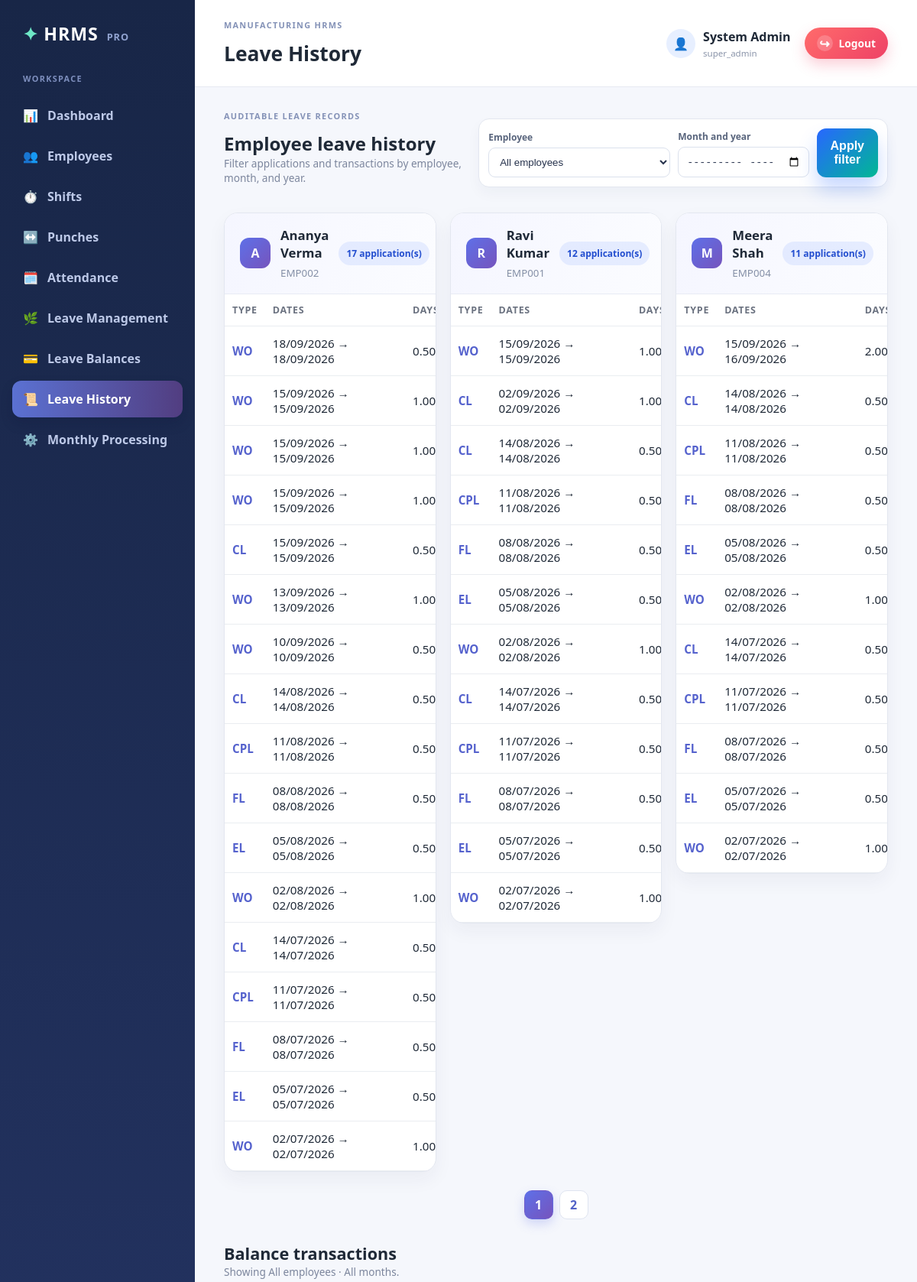
Screenshot of /admin/leave_history.php (signed in, upper part) with the database file from the repository.
### tables this page shows
CREATE TABLE `leave_applications` (
  `id` bigint(20) NOT NULL,
  `employee_id` int(11) NOT NULL,
  `leave_type_code` varchar(20) NOT NULL,
  `from_date` date NOT NULL,
  `to_date` date NOT NULL,
  `days_requested` decimal(4,2) DEFAULT 0.00,
  `status` enum('pending','approved','rejected','cancelled') DEFAULT 'pending',
  `reason` text DEFAULT NULL,
  `approved_by` int(11) DEFAULT NULL,
  `approved_at` timestamp NULL DEFAULT NULL,
  `created_at` timestamp NOT NULL DEFAULT current_timestamp()
);

### includes/config.php (called while the page is built, shortened)
<?php
$DB_HOST = 'localhost';
$DB_USER = 'root';
$DB_PASS = '';
$DB_NAME = 'hrms_db';
function getDbConnection(): mysqli
{
    global $DB_HOST, $DB_USER, $DB_PASS, $DB_NAME;
    $conn = new mysqli($DB_HOST, $DB_USER, $DB_PASS, $DB_NAME);
    function e(string $value): string
    {
        return htmlspecialchars($value, ENT_QUOTES, 'UTF-8');
    }
    function displayDate(string $value): string
    {
        $date = DateTime::createFromFormat('!Y-m-d', substr($value, 0, 10));
        return $date ? $date->format('d/m/Y') : $value;
    }
    $conn->set_charset('utf8mb4');
    return $conn;
}

### admin/leave_history.php (the view, shortened to what this page needs)
<?php
require_once __DIR__ . '/../includes/layout.php';
$conn = adminDb();
$employeeId = (int)($_GET['employee_id'] ?? 0);
$month = preg_match('/^\d{4}-\d{2}$/', (string)($_GET['month'] ?? '')) ? $_GET['month'] : '';
if ($employeeId > 0 && $month !== '') {
    $stmt = $conn->prepare('SELECT l.*,e.employee_code,e.full_name FROM leave_applications l JOIN employees e ON e.id=l.employee_id WHERE l.employee_id=? AND DATE_FORMAT(l.from_date,"%Y-%m")=? ORDER BY l.from_date DESC,l.created_at DESC');
    $stmt->bind_param('is', $employeeId, $month);
} elseif ($employeeId > 0) {
    $stmt = $conn->prepare('SELECT l.*,e.employee_code,e.full_name FROM leave_applications l JOIN employees e ON e.id=l.employee_id WHERE l.employee_id=? ORDER BY l.from_date DESC,l.created_at DESC');
    $stmt->bind_param('i', $employeeId);
} elseif ($month !== '') {
    $stmt = $conn->prepare('SELECT l.*,e.employee_code,e.full_name FROM leave_applications l JOIN employees e ON e.id=l.employee_id WHERE DATE_FORMAT(l.from_date,"%Y-%m")=? ORDER BY l.from_date DESC,l.created_at DESC');
    $stmt->bind_param('s', $month);
} else {
    $stmt = $conn->prepare('SELECT l.*,e.employee_code,e.full_name FROM leave_applications l JOIN employees e ON e.id=l.employee_id ORDER BY l.from_date DESC,l.created_at DESC');
}
$stmt->execute();
$applications = $stmt->get_result();
if ($employeeId > 0 && $month !== '') {
    $transactions = $conn->prepare('SELECT t.*,e.employee_code,e.full_name FROM leave_transactions t JOIN employees e ON e.id=t.employee_id WHERE t.employee_id=? AND DATE_FORMAT(t.created_at,"%Y-%m")=? ORDER BY t.created_at DESC');
    $transactions->bind_param('is', $employeeId, $month);
} elseif ($employeeId > 0) {
    $transactions = $conn->prepare('SELECT t.*,e.employee_code,e.full_name FROM leave_transactions t JOIN employees e ON e.id=t.employee_id WHERE t.employee_id=? ORDER BY t.created_at DESC');
    $transactions->bind_param('i', $employeeId);
} elseif ($month !== '') {
    $transactions = $conn->prepare('SELECT t.*,e.employee_code,e.full_name FROM leave_transactions t JOIN employees e ON e.id=t.employee_id WHERE DATE_FORMAT(t.created_at,"%Y-%m")=? ORDER BY t.created_at DESC');
    $transactions->bind_param('s', $month);
} else {
    $transactions = $conn->prepare('SELECT t.*,e.employee_code,e.full_name FROM leave_transactions t JOIN employees e ON e.id=t.employee_id ORDER BY t.created_at DESC');
}
$transactions->execute();
$history = $transactions->get_result();
$applicationGroups = [];
while ($row = $applications->fetch_assoc()) {
    $applicationGroups[$row['employee_code'] . '|' . $row['full_name']][] = $row;
}
$transactionGroups = [];
while ($row = $history->fetch_assoc()) {
    $transactionGroups[$row['employee_code'] . '|' . $row['full_name']][] = $row;
}
$perPage = 3;
$applicationPage = max(1, (int)($_GET['application_page'] ?? 1));
$transactionPage = max(1, (int)($_GET['transaction_page'] ?? 1));
$applicationPages = max(1, (int)ceil(count($applicationGroups) / $perPage));
$transactionPages = max(1, (int)ceil(count($transactionGroups) / $perPage));
$applicationPage = min($applicationPage, $applicationPages);
$transactionPage = min($transactionPage, $transactionPages);
$visibleApplications = array_slice($applicationGroups, ($applicationPage - 1) * $perPage, $perPage, true);
$applicationQuery = ['employee_id' => $employeeId, 'month' => $month, 'transaction_page' => $transactionPage];
$selectedEmployeeLabel = 'All employees';
$selectedPeriodLabel = $month !== '' ? date('F Y', strtotime($month . '-01')) : 'All months';
?>
<div class="page-heading">
    <div>
        <p class="eyebrow">AUDITABLE LEAVE RECORDS</p>
        <h2>Employee leave history</h2>
        <p class="muted">Filter applications and transactions by employee, month, and year.</p>
    </div>
    <form method="get" class="filter-card"><label>Employee<select name="employee_id">
                <option value="0">All employees</option>
            </select></label><label>Month and year<input type="month" name="month" value="<?= e($month) ?>"></label><button class="btn btn-primary">Apply filter</button></form>
</div>
<div class="employee-card-grid"><?php foreach ($visibleApplications as $key => $items): [$code, $name] = explode('|', $key, 2); ?><section class="employee-leave-card">
            <div class="employee-card-header">
                <div class="employee-avatar"><?= e(strtoupper(substr($name, 0, 1))) ?></div>
                <div>
                    <h3><?= e($name) ?></h3><small><?= e($code) ?></small>
                </div><span class="status-pill status-leave"><?= count($items) ?> application(s)</span>
            </div>
            <div class="table-wrap">
                <table>
                    <thead>
                        <tr>
                            <th>Type</th>
                            <th>Dates</th>
                            <th>Days</th>
                        </tr>
                    </thead>
                    <tbody><?php foreach ($items as $row): ?><tr>
                                <td class="leave-code"><?= e($row['leave_type_code']) ?></td>
                                <td><?= e(displayDate($row['from_date']) . ' → ' . displayDate($row['to_date'])) ?></td>
                                <td><?= e((string)$row['days_requested']) ?></td>
                            </tr><?php endforeach; ?></tbody>
                </table>
            </div>
        </section><?php endforeach; ?></div>
<?php if ($applicationPages > 1): ?><nav class="pagination" aria-label="Leave application pages"><?php for ($i = 1; $i <= $applicationPages; $i++): $applicationQuery['application_page'] = $i; ?><a class="<?= $i === $applicationPage ? 'active' : '' ?>" href="?<?= e(http_build_query($applicationQuery)) ?>"><?= $i ?></a><?php endfor; ?></nav><?php endif; ?>
<div class="section-heading">
    <div>
        <h2>Balance transactions</h2>
        <p class="muted">Showing <?= e($selectedEmployeeLabel) ?> · <?= e($selectedPeriodLabel) ?>.</p>
    </div>
</div>

### assets/css/style.css (style rules this page uses)
:root { --bg: #f4f7fb; --panel: #ffffff; --primary: #2867ff; --primary-dark: #1d4fd8; --secondary: #00b894; --warning: #f39c12; --danger: #e74c3c; --text: #1f2937; --muted: #6b7280; --shadow: 0 20px 45px rgba(31, 41, 55, 0.12); --border: rgba(148, 163, 184, 0.2); }
* { box-sizing: border-box; }
body { margin: 0; font-family: "Segoe UI", Tahoma, Geneva, Verdana, sans-serif; background: linear-gradient(135deg, #eef4ff 0%, #ecfff8 100%); color: var(--text); }
h1, h2, h3, h4, p { margin-top: 0; }
a { text-decoration: none; color: inherit; }
.btn { display: inline-flex; align-items: center; justify-content: center; border: none; border-radius: 12px; padding: 14px 18px; font-size: 1rem; font-weight: 700; cursor: pointer; transition: transform 0.2s ease, box-shadow 0.2s ease; }
.btn-primary { width: 100%; background: linear-gradient(135deg, var(--primary) 0%, var(--secondary) 100%); color: white; box-shadow: 0 16px 24px rgba(40, 103, 255, 0.25); }
.table-wrap { overflow-x: auto; }
table { width: 100%; border-collapse: collapse; }
th, td { padding: 12px 10px; text-align: left; border-bottom: 1px solid rgba(148, 163, 184, 0.2); font-size: 0.95rem; }
th { color: var(--muted); font-size: 0.78rem; letter-spacing: 0.06em; text-transform: uppercase; }
.status-pill { display: inline-flex; align-items: center; border-radius: 999px; padding: 7px 10px; font-weight: 700; font-size: 0.75rem; }
.status-leave { background: rgba(40, 103, 255, 0.10); color: #234ecf; }
.admin-body { background: #f5f7fc; }
.menu-caption, .eyebrow { color: #8492b7; font-size: .68rem; font-weight: 800; letter-spacing: .12em; margin: 0 0 12px; }
.page-heading { display: flex; justify-content: space-between; align-items: center; gap: 15px; margin-bottom: 22px; }
.page-heading h2 { margin: 0; font-size: 1.5rem; }
.leave-code { color: #5562cd; font-weight: 800; }
.muted { color: #7c869d; font-size: .85rem; }
.filter-card { display: flex; align-items: end; gap: 10px; padding: 12px; background: #fff; border: 1px solid #e3e7f0; border-radius: 14px; box-shadow: 0 8px 18px rgba(30,41,70,.04); }
.filter-card label { color: #59657d; font-size: .75rem; font-weight: 800; }
.filter-card input, .filter-card select { display: block; min-width: 155px; margin-top: 5px; border: 1px solid #dbe1ed; border-radius: 9px; padding: 10px; background: #fff; color: #27334d; }
.employee-card-grid { display: grid; grid-template-columns: repeat(3, minmax(0, 1fr)); gap: 18px; align-items: start; }
.employee-leave-card { min-width: 0; margin-bottom: 0; overflow: hidden; background: #fff; border: 1px solid #e3e7f0; border-radius: 18px; box-shadow: 0 10px 24px rgba(30,41,70,.05); }
.employee-card-header { display: flex; align-items: center; gap: 13px; min-height: 74px; padding: 17px 20px; background: linear-gradient(100deg, #f5f6ff, #fbfcff); border-bottom: 1px solid #e8ebf4; }
.employee-card-header h3 { margin: 0 0 3px; font-size: 1.05rem; }
.employee-card-header small { color: #8590a6; }
.employee-card-header .status-pill { margin-left: auto; white-space: nowrap; }
.employee-avatar { display: grid; flex: 0 0 40px; place-items: center; width: 40px; height: 40px; border-radius: 12px; color: #fff; font-weight: 800; background: linear-gradient(135deg, #5e70e8, #7654bd); }
.employee-leave-card table { min-width: 650px; }
.section-heading { margin: 28px 0 15px; }
.section-heading h2 { margin: 0; font-size: 1.35rem; }
.pagination { display: flex; justify-content: center; gap: 8px; margin: 24px 0 30px; }
.pagination a { display: grid; place-items: center; min-width: 38px; height: 38px; padding: 0 12px; color: #5262c7; text-decoration: none; background: #fff; border: 1px solid #dfe4f0; border-radius: 10px; font-weight: 800; }
.pagination a:hover, .pagination a.active { color: #fff; background: linear-gradient(135deg, #5e70e8, #7654bd); border-color: transparent; box-shadow: 0 6px 14px rgba(94,112,232,.25); }

### rows the page displays
leave_applications: leave_type_code "WO", from_date+to_date "18/09/2026 → 18/09/2026", days_requested "0.50"
leave_applications: leave_type_code "WO", from_date+to_date "15/09/2026 → 15/09/2026", days_requested "1.00"
leave_applications: leave_type_code "WO", from_date+to_date "15/09/2026 → 15/09/2026", days_requested "1.00"
leave_applications: leave_type_code "WO", from_date+to_date "15/09/2026 → 15/09/2026", days_requested "1.00"
leave_applications: leave_type_code "CL", from_date+to_date "15/09/2026 → 15/09/2026", days_requested "0.50"
leave_applications: leave_type_code "WO", from_date+to_date "13/09/2026 → 13/09/2026", days_requested "1.00"
leave_applications: leave_type_code "WO", from_date+to_date "10/09/2026 → 10/09/2026", days_requested "0.50"
leave_applications: leave_type_code "CL", from_date+to_date "14/08/2026 → 14/08/2026", days_requested "0.50"
leave_applications: leave_type_code "CPL", from_date+to_date "11/08/2026 → 11/08/2026", days_requested "0.50"
leave_applications: leave_type_code "FL", from_date+to_date "08/08/2026 → 08/08/2026", days_requested "0.50"
leave_applications: leave_type_code "EL", from_date+to_date "05/08/2026 → 05/08/2026", days_requested "0.50"
leave_applications: leave_type_code "WO", from_date+to_date "02/08/2026 → 02/08/2026", days_requested "1.00"
leave_applications: leave_type_code "CL", from_date+to_date "14/07/2026 → 14/07/2026", days_requested "0.50"
leave_applications: leave_type_code "CPL", from_date+to_date "11/07/2026 → 11/07/2026", days_requested "0.50"
leave_applications: leave_type_code "FL", from_date+to_date "08/07/2026 → 08/07/2026", days_requested "0.50"
leave_applications: leave_type_code "EL", from_date+to_date "05/07/2026 → 05/07/2026", days_requested "0.50"
leave_applications: leave_type_code "WO", from_date+to_date "02/07/2026 → 02/07/2026", days_requested "1.00"
leave_applications: leave_type_code "WO", from_date+to_date "15/09/2026 → 15/09/2026", days_requested "1.00"
leave_applications: leave_type_code "CL", from_date+to_date "02/09/2026 → 02/09/2026", days_requested "1.00"
leave_applications: leave_type_code "CL", from_date+to_date "14/08/2026 → 14/08/2026", days_requested "0.50"
leave_applications: leave_type_code "CPL", from_date+to_date "11/08/2026 → 11/08/2026", days_requested "0.50"
leave_applications: leave_type_code "FL", from_date+to_date "08/08/2026 → 08/08/2026", days_requested "0.50"
leave_applications: leave_type_code "EL", from_date+to_date "05/08/2026 → 05/08/2026", days_requested "0.50"
leave_applications: leave_type_code "WO", from_date+to_date "02/08/2026 → 02/08/2026", days_requested "1.00"
leave_applications: leave_type_code "CL", from_date+to_date "14/07/2026 → 14/07/2026", days_requested "0.50"
leave_applications: leave_type_code "CPL", from_date+to_date "11/07/2026 → 11/07/2026", days_requested "0.50"
leave_applications: leave_type_code "FL", from_date+to_date "08/07/2026 → 08/07/2026", days_requested "0.50"
leave_applications: leave_type_code "EL", from_date+to_date "05/07/2026 → 05/07/2026", days_requested "0.50"
leave_applications: leave_type_code "WO", from_date+to_date "02/07/2026 → 02/07/2026", days_requested "1.00"
leave_applications: leave_type_code "WO", from_date+to_date "15/09/2026 → 16/09/2026", days_requested "2.00"
leave_applications: leave_type_code "CL", from_date+to_date "14/08/2026 → 14/08/2026", days_requested "0.50"
leave_applications: leave_type_code "CPL", from_date+to_date "11/08/2026 → 11/08/2026", days_requested "0.50"
leave_applications: leave_type_code "FL", from_date+to_date "08/08/2026 → 08/08/2026", days_requested "0.50"
leave_applications: leave_type_code "EL", from_date+to_date "05/08/2026 → 05/08/2026", days_requested "0.50"
leave_applications: leave_type_code "WO", from_date+to_date "02/08/2026 → 02/08/2026", days_requested "1.00"
leave_applications: leave_type_code "CL", from_date+to_date "14/07/2026 → 14/07/2026", days_requested "0.50"
leave_applications: leave_type_code "CPL", from_date+to_date "11/07/2026 → 11/07/2026", days_requested "0.50"
leave_applications: leave_type_code "FL", from_date+to_date "08/07/2026 → 08/07/2026", days_requested "0.50"
leave_applications: leave_type_code "EL", from_date+to_date "05/07/2026 → 05/07/2026", days_requested "0.50"
leave_applications: leave_type_code "WO", from_date+to_date "02/07/2026 → 02/07/2026", days_requested "1.00"

### other values shown
$menu[0] "📊"
$menu[1] "Dashboard"
$menu[0] "👥"
$menu[1] "Employees"
$menu[0] "⏱️"
$menu[1] "Shifts"
$menu[0] "↔️"
$menu[1] "Punches"
$menu[0] "🗓️"
$menu[1] "Attendance"
$menu[0] "🌿"
$menu[1] "Leave Management"
$menu[0] "💳"
$menu[1] "Leave Balances"
$menu[0] "📜"
